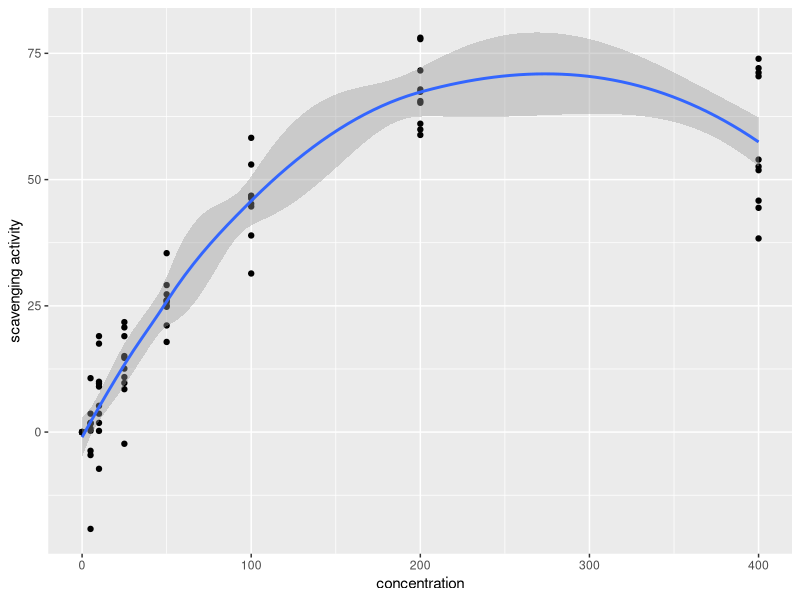
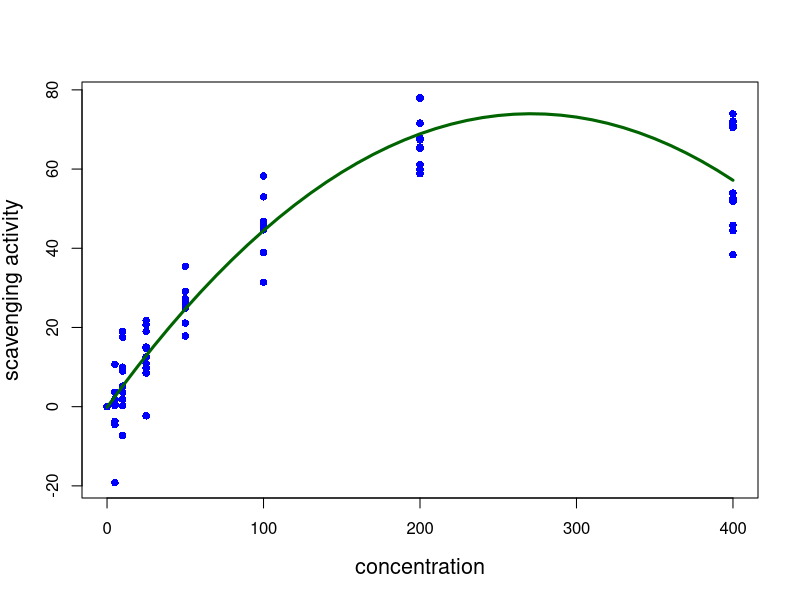

Recreate these plots in R, in order.
# Load libraries
library(tidyverse)

# Load data set
DPPH <- readxl::read_xlsx("Datasets/DPPH.xlsx")

# Visualization
DPPH %>%
  ggplot(aes(x=concentration, y=`scavenging activity`)) +
  geom_point() +
  geom_smooth()

# Regression model
# 1st order
DPPH_regression_model1 <- lm(`scavenging activity` ~ concentration, data = DPPH)
summary(DPPH_regression_model1)


# 2nd order
DPPH$concentration2 <- DPPH$concentration*DPPH$concentration

DPPH_regression_model2 <- lm(`scavenging activity` ~ concentration + concentration2, data = DPPH)
summary(DPPH_regression_model2)

# Fitted regression line
convalues <- seq(0, 400, 10)
convalues2 <- convalues^2
predictedcounts <- predict(DPPH_regression_model2, list(concentration=convalues, concentration2 = convalues2))

plot(DPPH$concentration, DPPH$`scavenging activity`,
     pch=16, 
     xlab = "concentration", ylab = "scavenging activity", cex.lab = 1.3, 
     col = "blue")

lines(convalues, predictedcounts, col = "darkgreen", lwd = 3)
